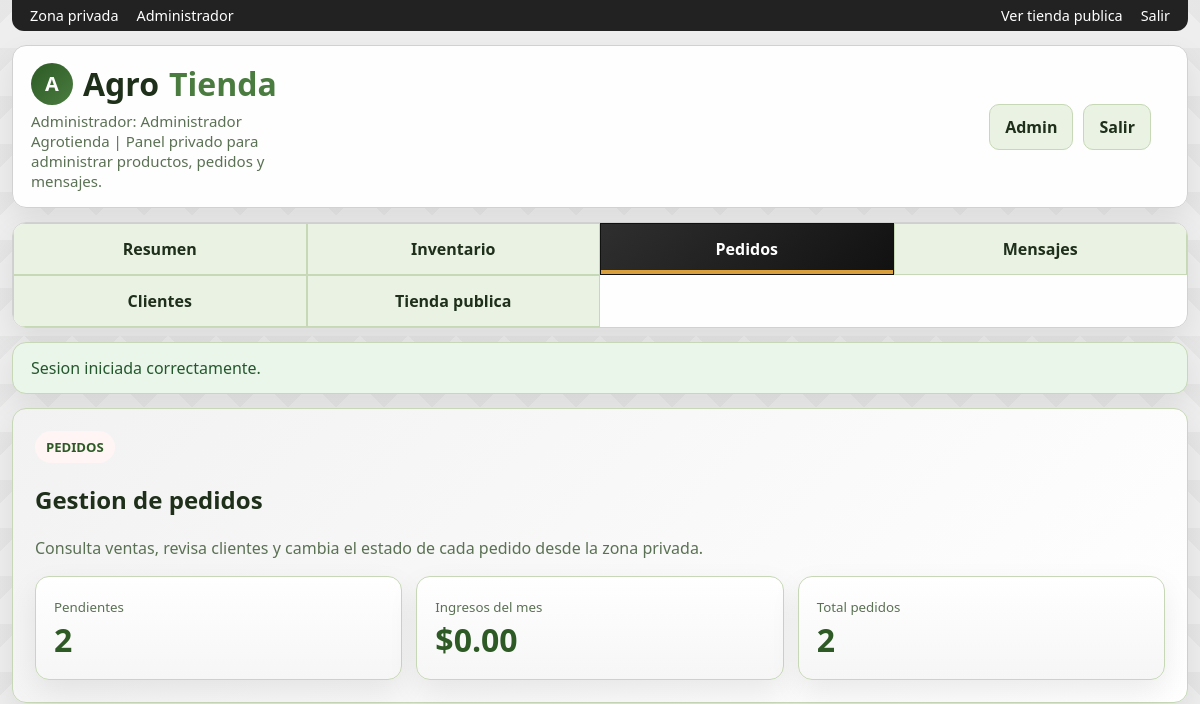
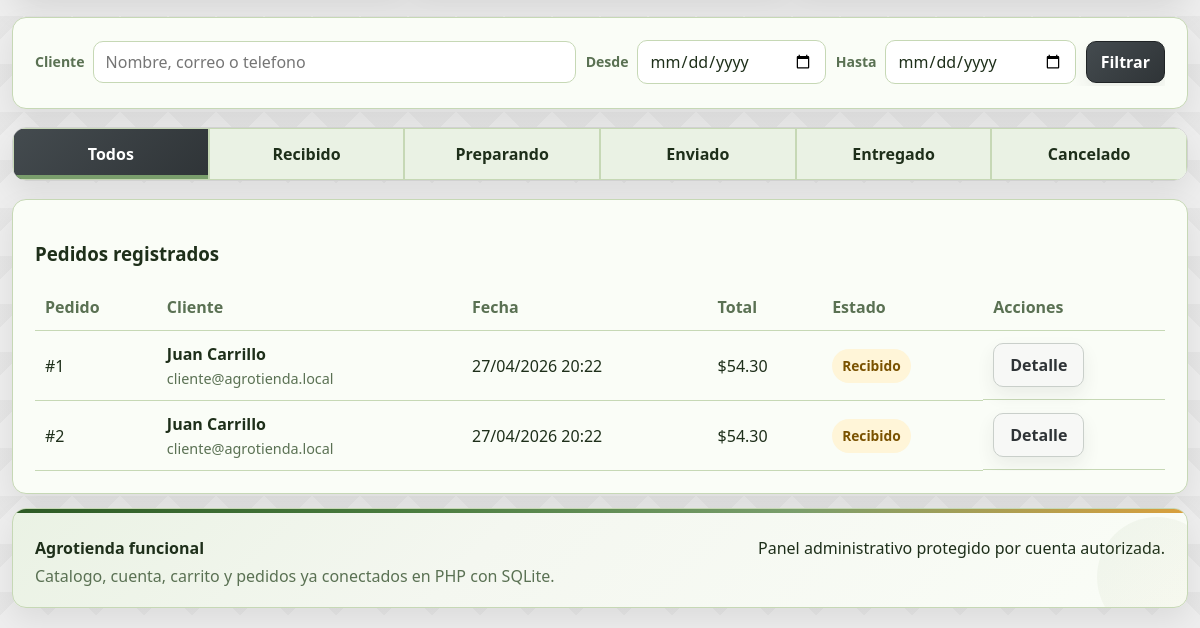
Page /admin_orders.php (signed in) on the earlier database version (2 pictures, top to bottom).
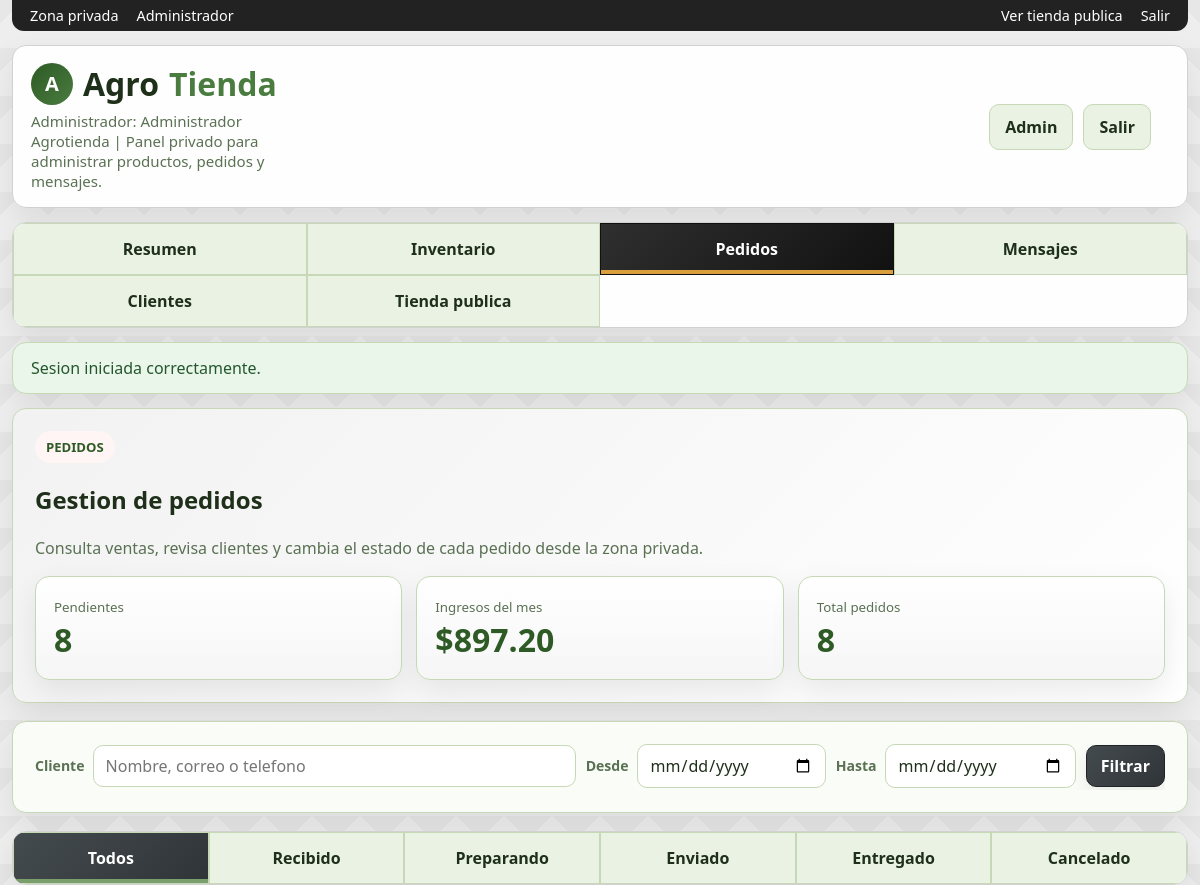
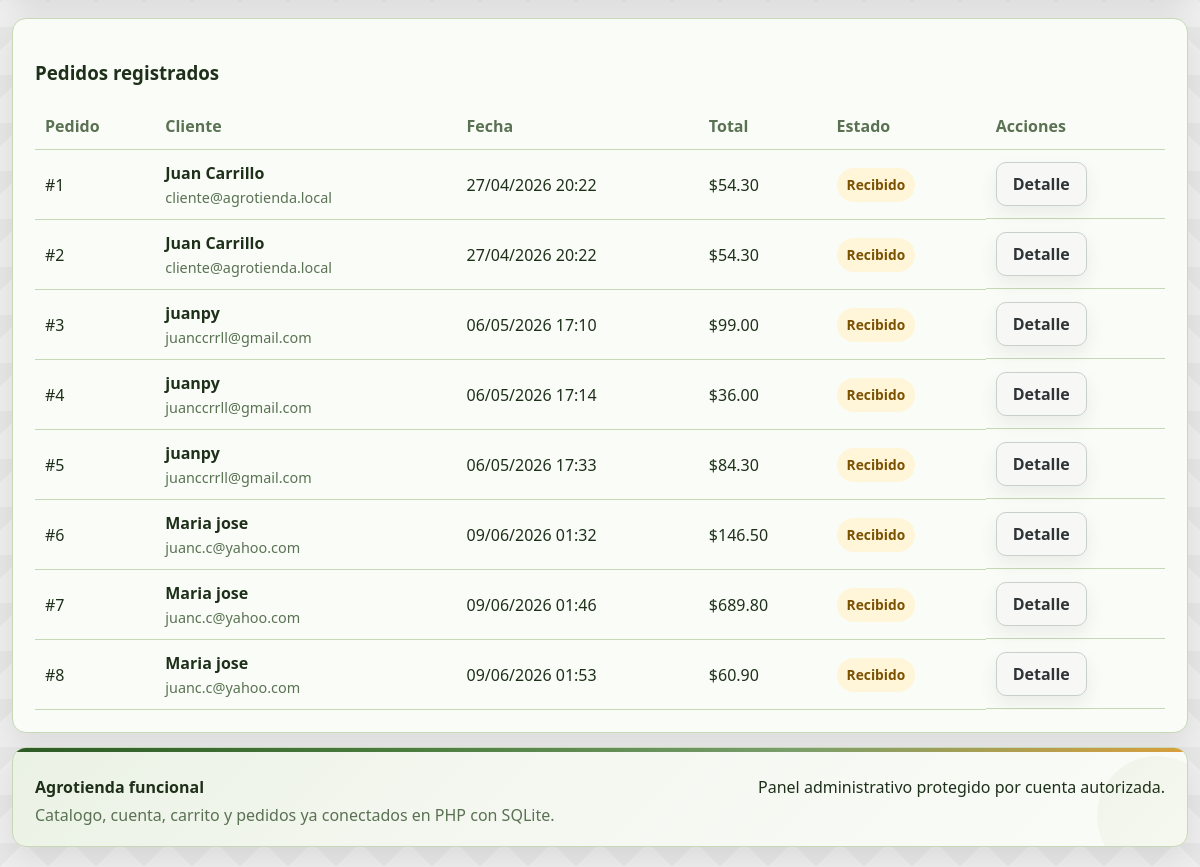
Same page on the later database version (2 pictures, top to bottom).
### tables this page shows
CREATE TABLE orders (
            id INTEGER PRIMARY KEY AUTOINCREMENT,
            user_id INTEGER NOT NULL,
            customer_name TEXT NOT NULL,
            customer_email TEXT NOT NULL,
            customer_phone TEXT NOT NULL,
            shipping_address TEXT NOT NULL,
            notes TEXT DEFAULT "",
            subtotal REAL NOT NULL,
            shipping REAL NOT NULL,
            total REAL NOT NULL,
            status TEXT NOT NULL DEFAULT "Pendiente",
            created_at TEXT NOT NULL, payment_method TEXT NOT NULL DEFAULT "Efectivo",
            FOREIGN KEY(user_id) REFERENCES users(id)
        );

### app/bootstrap.php (called while the page is built, shortened)
<?php
function db(): PDO
{
    static $pdo = null;
    if ($pdo instanceof PDO) {
        return $pdo;
    }
    $pdo = new PDO('sqlite:' . DB_PATH);
    $pdo->setAttribute(PDO::ATTR_ERRMODE, PDO::ERRMODE_EXCEPTION);
    $pdo->setAttribute(PDO::ATTR_DEFAULT_FETCH_MODE, PDO::FETCH_ASSOC);
    $pdo->exec('PRAGMA foreign_keys = ON');
    return $pdo;
}
function money(float $value): string
{
    return '$' . number_format($value, 2);
}
function e(string $value): string
{
    return htmlspecialchars($value, ENT_QUOTES, 'UTF-8');
}
function pendingOrdersCount(): int
{
    return (int) db()->query("SELECT COUNT(*) FROM orders WHERE status = 'Recibido'")->fetchColumn();
}
function revenueThisMonth(): float
{
    $stmt = db()->prepare(
        "SELECT COALESCE(SUM(total), 0) FROM orders
         WHERE strftime('%Y-%m', created_at) = strftime('%Y-%m', 'now')"
    );
    $stmt->execute();
    return (float) $stmt->fetchColumn();
}

### admin_orders.php (the view, shortened to what the changed rows need)
<?php
require_once __DIR__ . '/app/layout.php';
$allowedStatuses = ['Recibido', 'Preparando', 'Enviado', 'Entregado', 'Cancelado'];
function statusPillClass(string $status): string
{
    $map = [
        'Recibido' => 'warning',
        'Preparando' => 'warning',
        'Enviado' => 'success',
        'Entregado' => 'success',
        'Cancelado' => 'danger',
    ];
    return $map[$status] ?? '';
}
$activeStatus = trim((string) ($_GET['status'] ?? ''));
$page = max(1, (int) ($_GET['page'] ?? 1));
$perPage = 10;
$offset = ($page - 1) * $perPage;
$where = 'WHERE 1=1';
$params = [];
$countParams = [];
$countStmt = db()->prepare("SELECT COUNT(*) FROM orders $where");
$countStmt->execute($countParams);
$totalOrders = (int) $countStmt->fetchColumn();
$sql = "SELECT * FROM orders $where ORDER BY id ASC LIMIT :limit OFFSET :offset";
$params['limit'] = $perPage;
$params['offset'] = $offset;
$stmt = db()->prepare($sql);
$stmt->execute($params);
$orders = $stmt->fetchAll();
$pendingCount = pendingOrdersCount();
$monthRevenue = revenueThisMonth();
?>
<section class="card hero">
  <h2>Gestion de pedidos</h2>
  <div class="stats" style="margin-top:12px">
    <div class="stat">
      <small class="muted">Pendientes</small>
      <strong><?= $pendingCount ?></strong>
    </div>
    <div class="stat">
      <small class="muted">Ingresos del mes</small>
      <strong><?= money($monthRevenue) ?></strong>
    </div>
    <div class="stat">
      <small class="muted">Total pedidos</small>
      <strong><?= $totalOrders ?></strong>
    </div>
  </div>
</section>
<nav class="section-nav" style="grid-template-columns:repeat(auto-fit,minmax(100px,1fr))">
  <?php
    $baseParams = [];
    $querySuffix = $baseParams ? '&' . http_build_query($baseParams) : '';
  ?>
  <a href="admin_orders.php<?= $querySuffix ?>#pedidos-lista" class="<?= $activeStatus === '' ? 'is-active' : '' ?>">Todos</a>
  <?php foreach ($allowedStatuses as $status): ?>
    <a href="?status=<?= urlencode($status) . $querySuffix ?>#pedidos-lista" class="<?= $activeStatus === $status ? 'is-active' : '' ?>"><?= e($status) ?></a>
  <?php endforeach; ?>
</nav>
<section class="card" id="pedidos-lista">
  <?php if (!$orders): ?>
    <div class="empty">No hay pedidos con esos filtros.</div>
  <?php else: ?>
    <div class="table-wrap">
      <table>
        <thead>
          <tr>
            <th>Pedido</th>
            <th>Cliente</th>
            <th>Fecha</th>
            <th>Total</th>
            <th>Estado</th>
            <th>Acciones</th>
          </tr>
        </thead>
        <tbody>
          <?php foreach ($orders as $order): ?>
            <tr>
              <td>#<?= (int) $order['id'] ?></td>
              <td>
                <a href="?q=<?= urlencode($order['customer_name']) ?>" style="text-decoration:none">
                  <strong><?= e($order['customer_name']) ?></strong>
                </a>
                <span class="table-subtext"><?= e($order['customer_email']) ?></span>
              </td>
              <td><?= e(date('d/m/Y H:i', strtotime($order['created_at']))) ?></td>
              <td><?= money((float) $order['total']) ?></td>
              <td>
                <span class="status-pill <?= e(statusPillClass($order['status'])) ?>"><?= e($order['status']) ?></span>
              </td>
              <td class="table-actions">
                <a class="btn" href="order.php?id=<?= (int) $order['id'] ?>">Detalle</a>
              </td>
            </tr>
          <?php endforeach; ?>
        </tbody>
      </table>
    </div>
  <?php endif; ?>
</section>

Differences in the rows shown:
added orders: id "3", customer_name "juanpy", customer_email "juanccrrll@gmail.com", created_at "06/05/2026 17:10", total "$99.00", status "Recibido"
added orders: id "4", customer_name "juanpy", customer_email "juanccrrll@gmail.com", created_at "06/05/2026 17:14", total "$36.00", status "Recibido"
added orders: id "5", customer_name "juanpy", customer_email "juanccrrll@gmail.com", created_at "06/05/2026 17:33", total "$84.30", status "Recibido"
added orders: id "6", customer_name "Maria jose", customer_email "juanc.c@yahoo.com", created_at "09/06/2026 01:32", total "$146.50", status "Recibido"
added orders: id "7", customer_name "Maria jose", customer_email "juanc.c@yahoo.com", created_at "09/06/2026 01:46", total "$689.80", status "Recibido"
added orders: id "8", customer_name "Maria jose", customer_email "juanc.c@yahoo.com", created_at "09/06/2026 01:53", total "$60.90", status "Recibido"
Other differences:
$pendingCount: "2" → "8"
money($monthRevenue): "$0.00" → "$897.20"
$totalOrders: "2" → "8"
